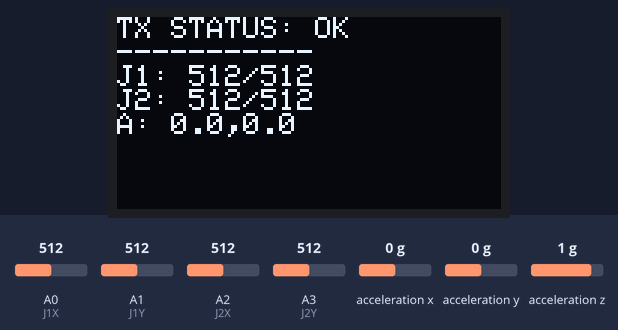
Recording of a sketch running on a simulated Arduino Uno, built with avr-gcc and run on an emulated ATmega328P. Parts: 128×64 one-colour display. Inputs (shaded band) come from the test bench; at power-on: acceleration x 0 g, A0 (J1X) = 512, A1 (J1Y) = 512, A2 (J2X) = 512, A3 (J2Y) = 512, acceleration y 0 g, acceleration z 1 g. No radio packets arrive unless stated.

Above: at 1.7 s.
1.8 s: acceleration x set to -1.4 g
At 2.5 s:
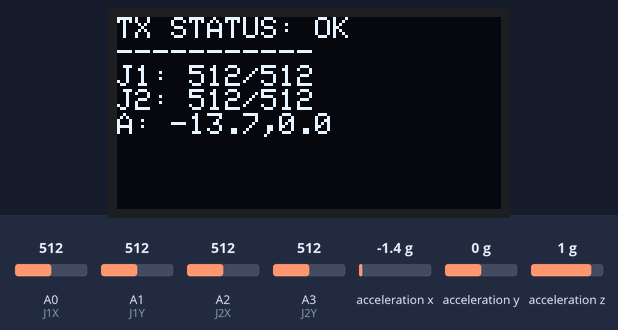
3.3 s: A0 (J1X) set to 716
At 4.5 s:
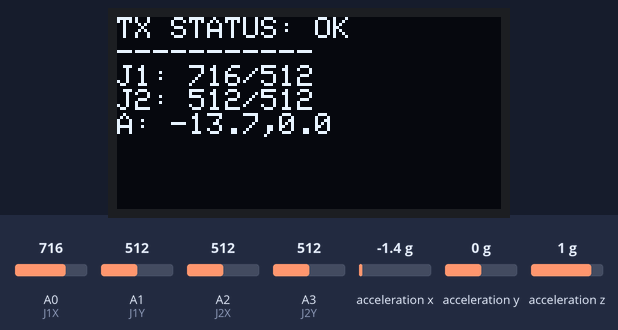
4.8 s: A1 (J1Y) set to 716
At 5.3 s:
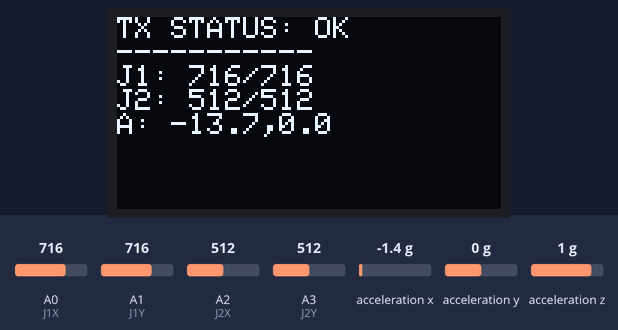
6.3 s: A2 (J2X) set to 716
At 7.3 s:
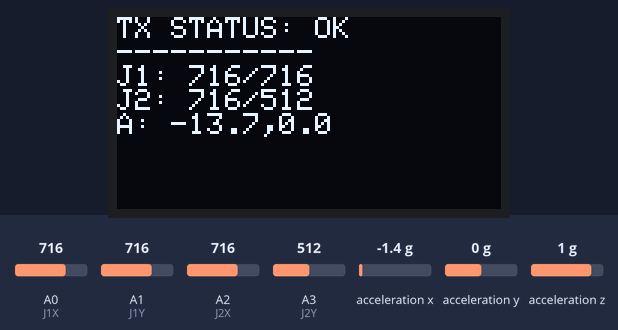
7.8 s: A3 (J2Y) set to 716
At 8.2 s:
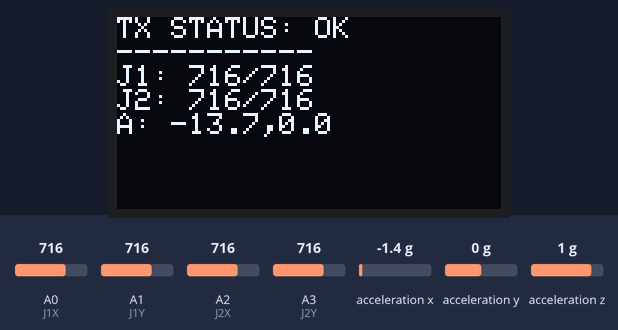
9.3 s: acceleration y set to -1.4 g
At 10.1 s:
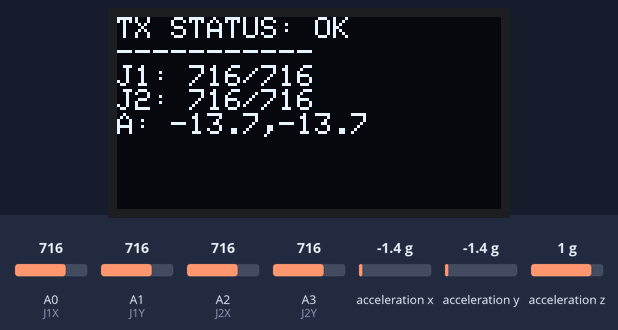
Timing chart, 0 to 11.8 s (numbered marks = the images above; inputs shaded):
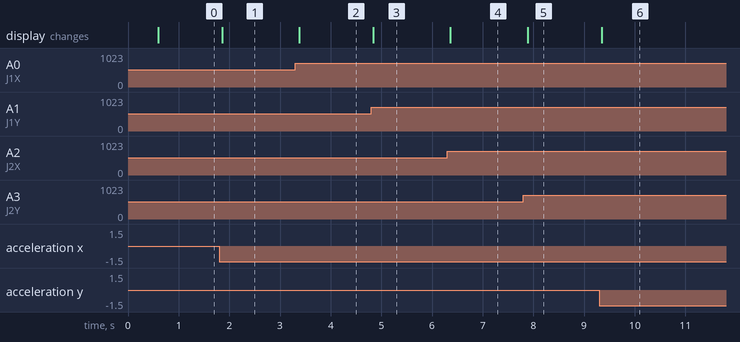

Measured:
- after the input at 1.8 s, the display: changes after 0.06 s (image 1)
- after the input at 3.3 s, the display: changes after 0.08 s (image 2)
- after the input at 4.8 s, the display: changes at once (image 3)
- after the input at 6.3 s, the display: changes after 0.06 s (image 4)
- after the input at 7.8 s, the display: changes after 0.09 s (image 5)
- after the input at 9.3 s, the display: changes at once (image 6)

The sketch:

TransmitterCode.ino
```cpp
#include <SPI.h>
#include <RF24.h>
#include <Wire.h>
#include <Adafruit_GFX.h>
#include <Adafruit_SSD1306.h>
#include <Adafruit_ADXL345_U.h>

// Screen stuff
#define SCR_W 128
#define SCR_H 64
Adafruit_SSD1306 oled(SCR_W, SCR_H, &Wire, -1);

// Sensors and Radio
Adafruit_ADXL345_Unified accel = Adafruit_ADXL345_Unified(12345);
RF24 radio(6, 5);
const byte addr[6] = "00001";

// Pin mapping
#define J1X A0
#define J1Y A1
#define J2X A2
#define J2Y A3

struct Payload {
  int j1x, j1y;
  int j2x, j2y;
  float ax, ay;
};

Payload packet;

void setup() {
  Serial.begin(9600);

  // init display
  if(!oled.begin(SSD1306_SWITCHCAPVCC, 0x3C)) {
    for(;;); // halt
  }

  oled.clearDisplay();
  oled.setTextColor(WHITE);
  oled.setCursor(0,0);
  oled.print("Booting...");
  oled.display();

  // init sensor
  if(!accel.begin()) {
    oled.println("No ACCEL found");
    oled.display();
    while(1);
  }
  accel.setRange(ADXL345_RANGE_16_G);

  // radio setup
  if (!radio.begin()) {
    oled.println("Radio Error");
    oled.display();
    while(1);
  }

  radio.openWritingPipe(addr);
  radio.setPALevel(RF24_PA_LOW); // keep low for desk testing
  radio.stopListening();

  // inputs
  pinMode(J1X, INPUT);
  pinMode(J1Y, INPUT);
  pinMode(J2X, INPUT);
  pinMode(J2Y, INPUT);

  delay(500);
  oled.clearDisplay();
}

void loop() {
  sensors_event_t evt;
  accel.getEvent(&evt);

  // Grab data
  packet.j1x = analogRead(J1X);
  packet.j1y = analogRead(J1Y);
  packet.j2x = analogRead(J2X);
  packet.j2y = analogRead(J2Y);
  packet.ax = evt.acceleration.x;
  packet.ay = evt.acceleration.y;

  // Send it
  bool ok = radio.write(&packet, sizeof(Payload));

  // Update screen
  oled.clearDisplay();
  oled.setCursor(0,0);
  oled.setTextSize(1);

  oled.print("TX STATUS: ");
  oled.println(ok ? "OK" : "FAIL");
  oled.println("-----------");

  oled.print("J1: "); oled.print(packet.j1x); oled.print("/"); oled.println(packet.j1y);
  oled.print("J2: "); oled.print(packet.j2x); oled.print("/"); oled.println(packet.j2y);
  oled.print("A: "); oled.print(packet.ax, 1); oled.print(","); oled.println(packet.ay, 1);

  oled.display();
  delay(30); // smooth out the loop a bit
}
```
